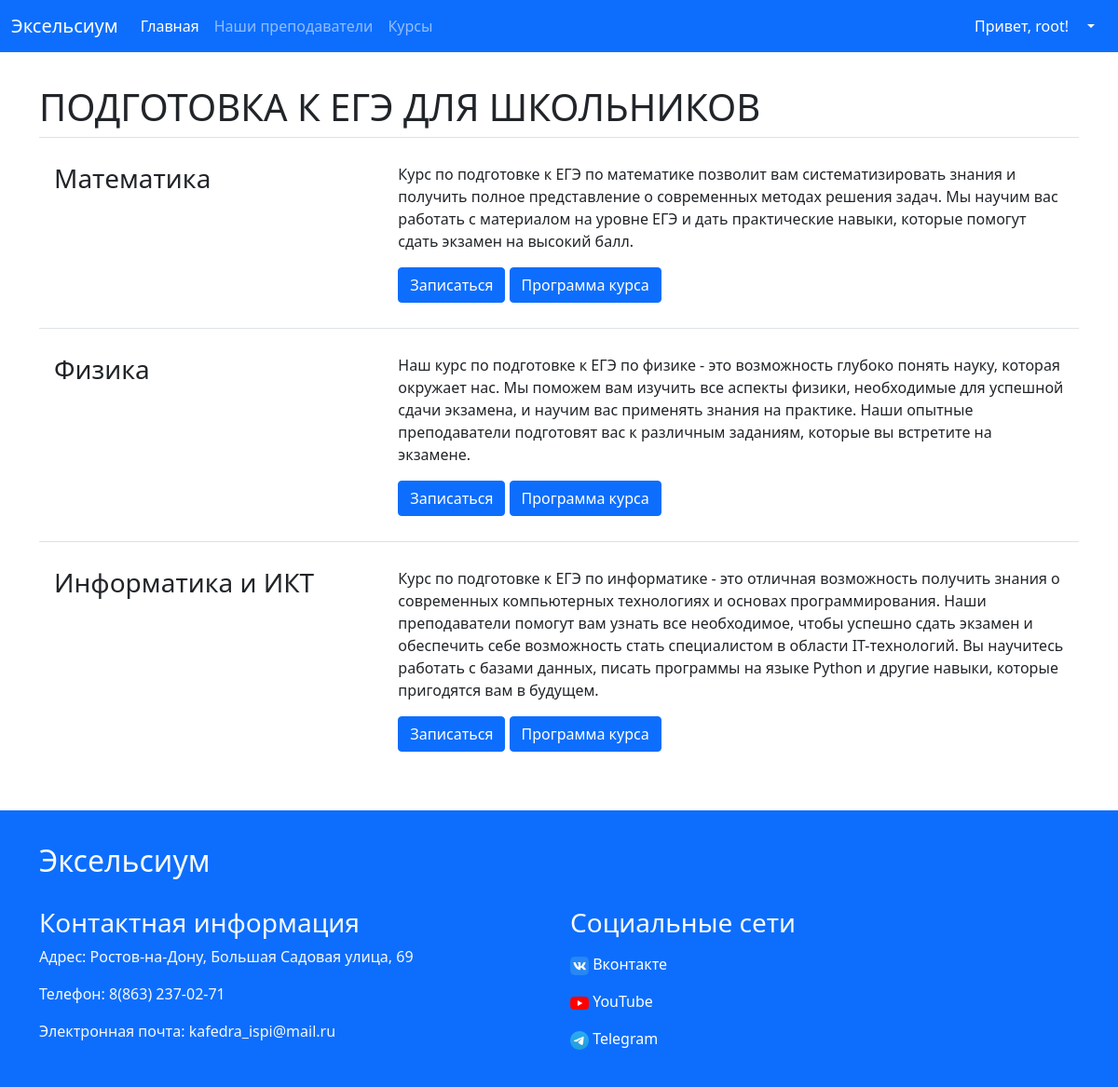
Screenshot of /courses/ (signed in) with the database file from the repository.
### school/models.py (models this page shows, shortened)
class CustomUser(AbstractUser):
    wishes = models.CharField(max_length=255, verbose_name='Пожелания к обучению')
    phone_number = models.CharField(max_length=255, verbose_name='Номер телефона')
    grade_number = (
        ('9 класс', '9 класс'),
        ('11 класс', '11 класс'),
        ('Другое', 'Другое')
    )
    grade = models.CharField(max_length=20, choices=grade_number, verbose_name='Класс')
    user_permissions = models.ManyToManyField(
        Permission,
        related_name='custom_users_permissions',
        blank=True,
        help_text='Specific permissions for this user.',
        verbose_name='user permissions',
    )
    groups = models.ManyToManyField(
        Group,
        related_name='custom_users',
        blank=True,
        help_text='The groups this user belongs to. A user will get all permissions granted to each of their groups.',
        verbose_name='groups',
    )

class School(models.Model):
    address = models.CharField(max_length=255, verbose_name='Адрес школы')
    site = models.CharField(max_length=255, verbose_name='Сайт учебного заведения')
    vk = models.CharField(max_length=255, verbose_name='Ссылка на ВК')
    youtube = models.CharField(max_length=255, verbose_name='Ссылка на YouTube')
    telegram = models.CharField(max_length=255, verbose_name='Ссылка на Telegram')
    email = models.CharField(max_length=255, verbose_name='Email')
    phone_number = models.CharField(max_length=255, verbose_name='Номер телефона школы')
    class Meta:
        verbose_name_plural = 'Школа'

### users/models.py (models this page shows, shortened)
class Course(models.Model):
    name = models.CharField(max_length=200, verbose_name='Название предмета')
    description = models.TextField(verbose_name='Описание предмета')
    course_program = models.FileField(upload_to='course_programs/', verbose_name='Ссылка на программу курса')
    class Meta:
        app_label = 'school'
        verbose_name_plural = 'Курсы'

### users/views.py (the view)
# urls.py: path('courses/', course_registration, name='courses'),
def course_registration(request):
    if request.method == 'POST':
        if request.user.is_authenticated:
            student_id = request.user.id
        else:
            return redirect('Login')
        course_id = request.POST.get('course_id')
        print(student_id)
        print(course_id)
        try:
            registration = CourseRegistration(course_id=course_id, student_id=student_id)
            registration.save()
            print('Запись прошла')
            messages.success(request, 'You have been successfully registered for the course.')
        except ValidationError as e:
            messages.warning(request, 'This student is already registered for this course.')
        return redirect('courses')
    else:
        courses = Course.objects.all()
        counter = Counter()
        courses_reg = CourseRegistration.objects.all()
        return render(request, 'courses.html', {'courses': courses, 'courses_reg': courses_reg, 'counter': counter})

### school/context_processors.py (called while the page is built)
def school_info(request):
    try:
        school = School.objects.latest('id')
    except School.DoesNotExist:
        school = None
    return {'school': school}

### users/models.py (called while the page is built)
    def reset(self):
        self.value = 0

    def get_count(self):
        return self.value

### templates/courses.html (shortened to what this page needs)
{% extends 'index.html' %}
{% load static %}
{% block content %}
<div class="container" style="margin-top: 3%; margin-bottom: 3%;">
  <h1>ПОДГОТОВКА К ЕГЭ ДЛЯ ШКОЛЬНИКОВ</h1>
  {% for course in courses %}
  <div class="card-body border-top">
    <div class="row">
      <div class="col-md-4" style="margin-top: 1%; margin-bottom: 1%">
        <h3>{{ course.name }}</h3>
      </div>
      <div class="col-md-8" style="margin-top: 1%; margin-bottom: 1%">
        <p class="card-text">
          {{ course.description }}
        </p>
        {% if counter.get_count == 0 %}
          <form method="post" action="{% url 'courses' %}">
            <button type="button" class="btn btn-primary" data-bs-toggle="modal" data-bs-target="#exampleModal{{ course.id }}">
              Записаться
            </button>
            <a class="btn btn-primary" href="{% url 'download_file' file_name=course.course_program %}">Программа курса</a>
          </form>
        {% endif %}
      </div>
    </div>
  </div>
  {% endfor %}
</div>
{% include 'footer.html' %}
{% endblock %}

### templates/index.html (shortened to what this page needs)
{% load static %}
<!doctype html>
<html lang="ru">
<head>
  <link href="https://cdn.jsdelivr.net/npm/bootstrap@5.1.3/dist/css/bootstrap.min.css" rel="stylesheet">
</head>
<body>
<div>
  <nav class="navbar navbar-expand-lg bg-body-tertiary navbar-dark bg-primary fixed-top">
    <div class="container-fluid">
      <a class="navbar-brand" href="{% url 'Home' %}">Эксельсиум</a>
      <div class="collapse navbar-collapse" id="navbarSupportedContent">
        <ul class="navbar-nav me-auto mb-2 mb-lg-0">
          <li class="nav-item">
            <a class="nav-link active" aria-current="page" href="{% url 'Home' %}">Главная</a>
          </li>
          <li class="nav-item">
            <a class="nav-link" href="{% url 'TeacherList' %}">Наши преподаватели</a>
          </li>
          <li class="nav-item">
            <a class="nav-link" href="{% url 'courses' %}">Курсы</a>
          </li>
        </ul>
        <div class="btn-group" role="group">
          <button id="btnGroupDrop1" type="button" class="btn btn-primary dropdown-toggle" data-bs-toggle="dropdown" aria-expanded="false">
            {% if user.is_authenticated %}
            Привет, {{ user.username }}!⠀
            {% else %}
            Личный кабинет
            {% endif %}
          </button>
        </div>
      </div>
    </div>
  </nav>
</div>
  {% block content %}
  {% endblock %}
</body>
</html>

### templates/footer.html (shortened to what this page needs)
<footer class="bg-primary text-light " style="padding-bottom: 2%;">
  <div class="container" >
    <div class="row" >
      <div style="margin-top: 3%"><h2>Эксельсиум</h2></div>
      <div class="col-md-6" style="margin-top: 2%">
        <h3>Контактная информация</h3>
        <p>Адрес: {{ school.address }}</p>
        <p>Телефон: {{ school.phone_number }}</p>
        <p>Электронная почта: {{ school.email }}</p>
      </div>
      <div class="col-md-6" style="margin-top: 2%">
        <h3>Социальные сети</h3>
        <ul class="list-unstyled ">
          <p><li><a href="{{ school.vk }}" class="text-white" style="text-decoration:none">
            <img src="../static/vk.png" width="20" height="20" alt="Описание изображения">
            Вконтакте
          </a></li></p>
          <p><li><a href="{{ school.youtube }}" class="text-white" style="text-decoration:none">
            <img src="../static/youtube.png" width="20" height="20" alt="Описание изображения">
            YouTube
          </a></li></p>
          <p><li><a href="{{ school.telegram }}" class="text-white" style="text-decoration:none">
            <img src="../static/telegram.png" width="20" height="20" alt="Описание изображения">
            Telegram
          </a></li></p>
        </ul>
      </div>
    </div>
  </div>
</footer>

### templates/index.html (style rules this page uses)
body { padding-top: 55px; }
.container { width: 75%; }

### rows the page displays
CustomUser: username "root"
Course: name "Математика", description "Курс по подготовке к ЕГЭ по математике позволит вам систематизировать знания и получить полное представление о современных методах решения задач. Мы научим вас работать с материалом на уровне ЕГЭ и дать практические навыки, которые помогут сдать экзамен на высокий балл."
Course: name "Физика", description "Наш курс по подготовке к ЕГЭ по физике - это возможность глубоко понять науку, которая окружает нас. Мы поможем вам изучить все аспекты физики, необходимые для успешной сдачи экзамена, и научим вас применять знания на практике. Наши опытные преподаватели подготовят вас к различным заданиям, которые вы встретите на экзамене."
Course: name "Информатика и ИКТ", description "Курс по подготовке к ЕГЭ по информатике - это отличная возможность получить знания о современных компьютерных технологиях и основах программирования. Наши преподаватели помогут вам узнать все необходимое, чтобы успешно сдать экзамен и обеспечить себе возможность стать специалистом в области IT-технологий. Вы научитесь работать с базами данных, писать программы на языке Python и другие навыки, которые пригодятся вам в будущем."
School: address "Ростов-на-Дону, Большая Садовая улица, 69", phone_number "8(863) 237-02-71", email "kafedra_ispi@mail.ru"
